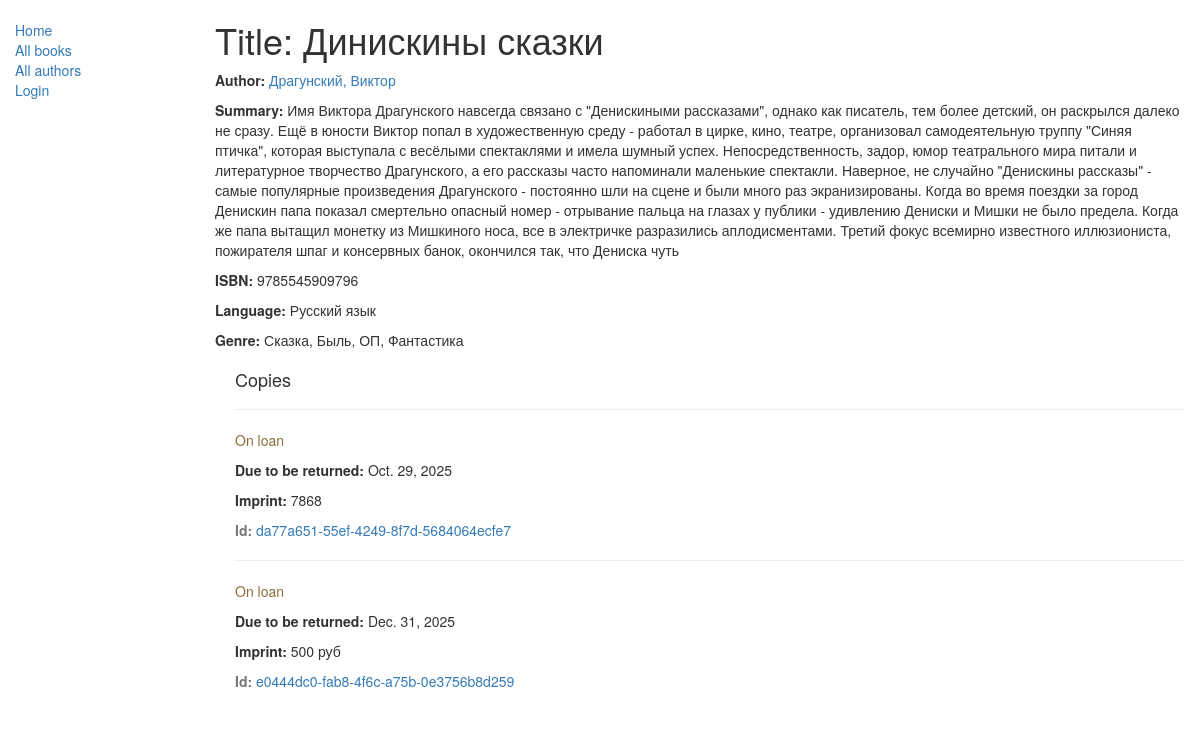
Before: /catalog/book/3/ with the older database file.
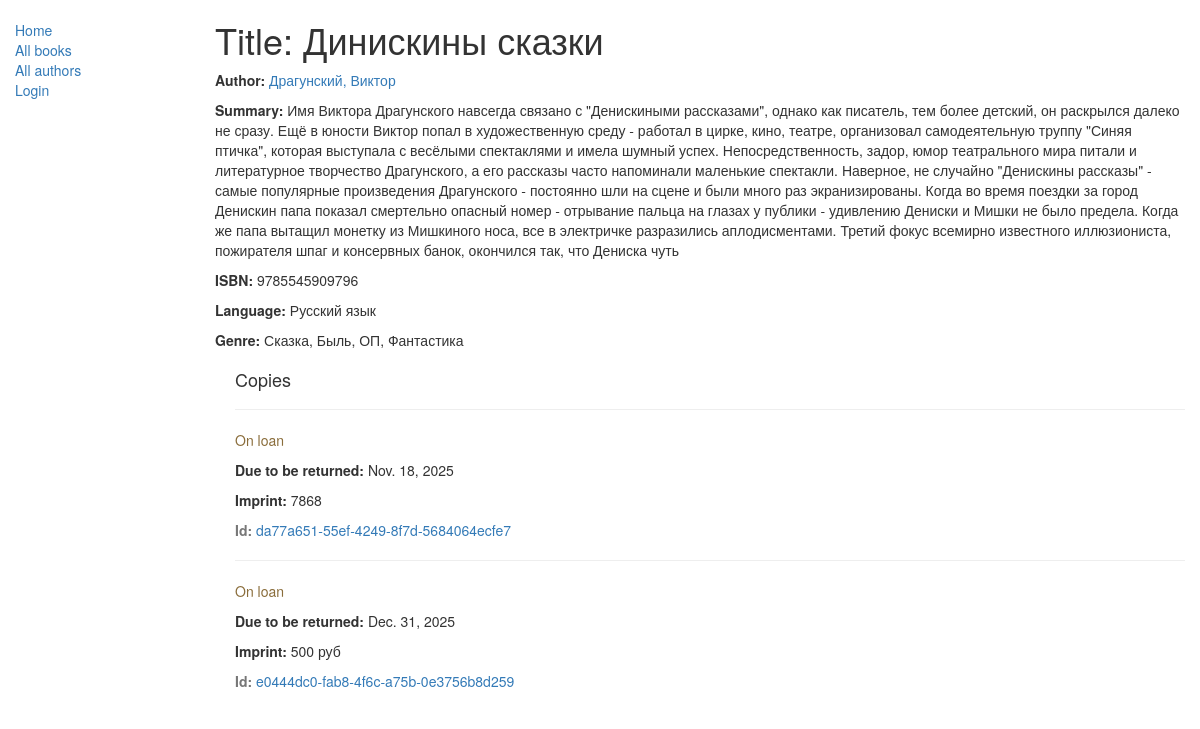
After: the same page with the newer database file.
### catalog/models.py (models this page shows, shortened)
class BookInstance(models.Model):
    id = models.UUIDField(primary_key=True, default=uuid.uuid4, help_text="Уникальный id для именно этой книги во всей библиотеке")
    book = models.ForeignKey('Book', on_delete=models.SET_NULL, null=True)
    imprint = models.CharField(max_length=200)
    borrower = models.ForeignKey(User, on_delete=models.SET_NULL, null=True, blank=True, related_name='borrower')
    due_back = models.DateField(null=True, blank=True)
    LOAN_STATUS = (
        ('m', 'Maintenance'),
        ('o', 'On loan'),
        ('a', 'Available'),
        ('r', 'Reserved'),
    )
    status = models.CharField(max_length=10, choices=LOAN_STATUS, blank=True, default='m', help_text='Состояние книги')
    class Meta:
        ordering = ['due_back']
        permissions = (("can_mark_returned", "Set book as returned"),)

### catalog/views.py (the view)
# urls.py: path('book/<int:pk>/', views.BookDetailView.as_view(), name='book_detail'),
class BookDetailView(generic.DetailView):
    model = Book

### catalog/models.py (called while the page is built)
    def __str__(self):
        return self.name

    def __str__(self):
        return self.name

    def get_absolute_url(self):
        return reverse('author_detail', args=[str(self.id)])

    def __str__(self):
        return '%s, %s' % (self.last_name, self.first_name)

### templates/catalog/book_detail.html (shortened to what this page needs)
{% extends "base.html" %}
{% block content %}
<h1>Title: {{ book.title }}</h1>
<p><strong>Author:</strong> <a href="{{ book.author.get_absolute_url }}">{{ book.author }}</a></p>
<p><strong>Summary:</strong> {{ book.summary }}</p>
<p><strong>ISBN:</strong> {{ book.isbn }}</p>
<p><strong>Language:</strong> {{ book.language }}</p>
<p><strong>Genre:</strong> {{ book.genre.all|join:", " }}</p>
<div style="margin-left:20px;margin-top:20px">
<h4>Copies</h4>
{% for copy in book.bookinstance_set.all %}
  <hr>
  <p class="{% if copy.status == 'a' %}text-success{% elif copy.status == 'd' %}text-danger{% else %}text-warning{% endif %}">{{ copy.get_status_display }}</p>
  {% if copy.status != 'a' %}<p><strong>Due to be returned:</strong> {{copy.due_back}}</p>{% endif %}
  <p><strong>Imprint:</strong> {{copy.imprint}}</p>
  <p class="text-muted"><strong>Id:</strong> <a href="{{ copy.get_absolute_url }}">{{copy.id}}</a></p>
{% empty %}
  <p>The library has no copies of this book.</p>
{% endfor %}
</div>
{% endblock %}
{% block sidebar %}
  {{ block.super }}
{% endblock %}

Changed rows visible on the page:
changed BookInstance "da77a651-55ef-4249-8f7d-5684064ecfe7": due_back "Oct. 29, 2025" → "Nov. 18, 2025"
